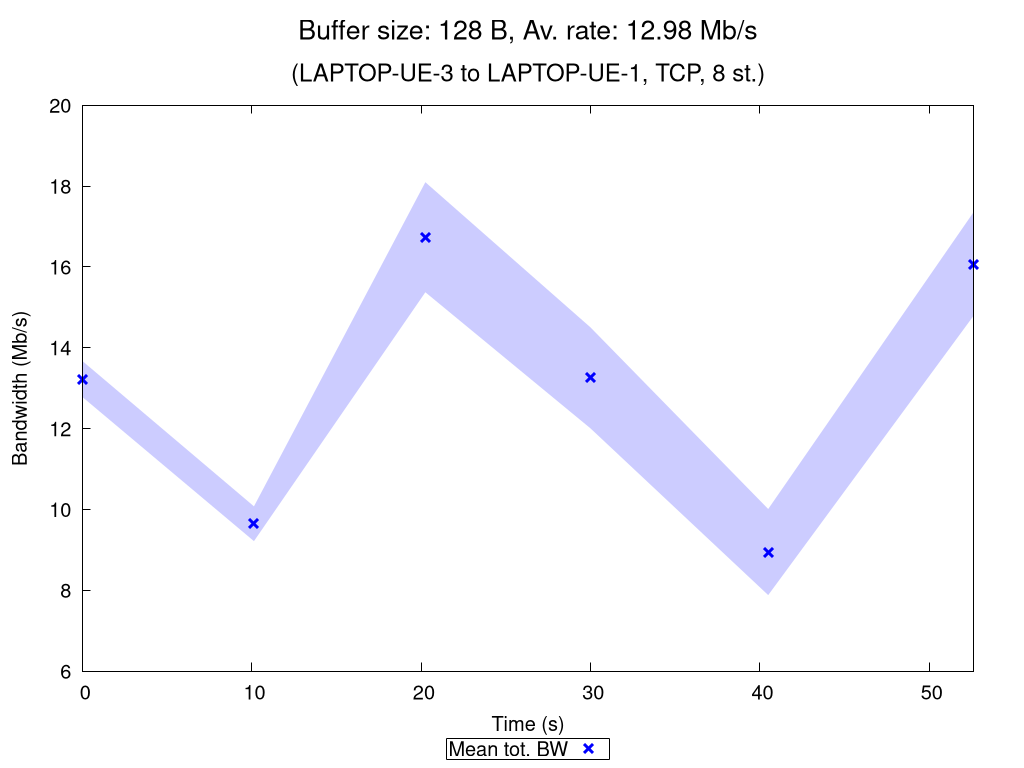

Source code (gnuplot):
set terminal pngcairo nocrop enhanced size 1024,768 font "Verdana,15"
set output "TCP_8_st_2020_10_06_16-04-51_two2one_00128B.png"

set title "{/=20 Buffer size: 128 B, Av. rate: 12.98 Mb/s}\n\n{/=18 (LAPTOP-UE-3 to LAPTOP-UE-1, TCP, 8 st.)}"

set xlabel "Time (s)"
set ylabel "Bandwidth (Mb/s)"
set ytics nomirror
set key bmargin center horizontal box samplen 1 width -1
set bmargin 4.6
set rmargin 4.5

rf = 1000000.0  # rate factor
set style fill transparent solid 0.2 noborder
set autoscale xfix
plot "TCP_8_st_2020_10_06_16-04-51_two2one_00128B_iperf_processed.dat" using 1:($2/rf-$3/rf):($2/rf+$3/rf) with filledcurves lc rgb "blue" notitle, \
     "" using 1:($2/rf) with points pt 2 ps 1.5 lw 3 lc rgb "blue" title "Mean tot. BW", \
